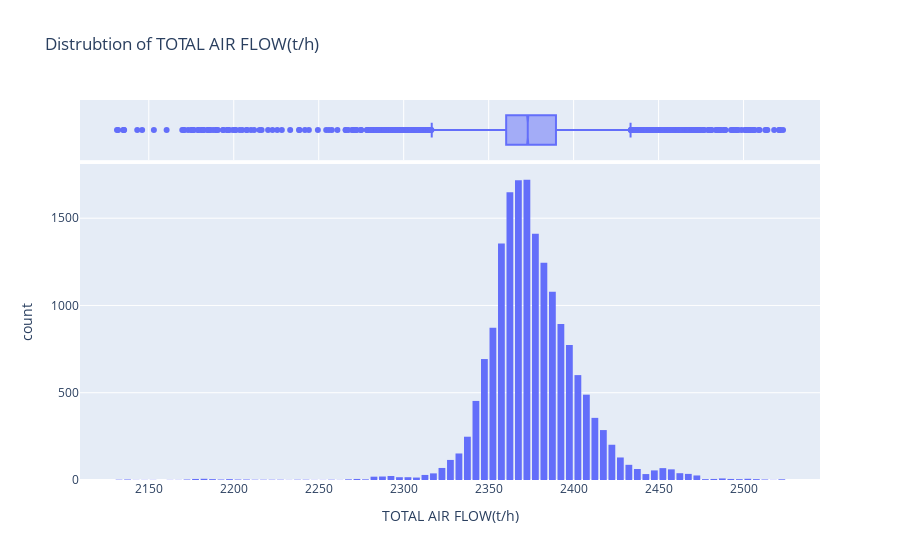

Notebook code cell kept with this figure:
### Code cell
fig = px.histogram(df,x='TOTAL AIR FLOW(t/h)',marginal='box',nbins = 100,title='Distrubtion of TOTAL AIR FLOW(t/h)')
fig.update_layout(bargap=0.2)
fig.show()

### Figure 1 — Plotly figure (JSON) as saved in the notebook; plotly's stock layout.template omitted (floating-point values rounded to 4 significant figures; data arrays with more than 128 entries replaced by an {"elided": "..."} marker saying what was removed)
{"data": [{"alignmentgroup": "True", "bingroup": "x", "hovertemplate": "TOTAL AIR FLOW(t/h)=%{x}<br>count=%{y}<extra></extra>", "legendgroup": "", "marker": {"color": "#636efa", "pattern": {"shape": ""}}, "name": "", "nbinsx": 100, "offsetgroup": "", "orientation": "v", "showlegend": false, "type": "histogram", "x": {"elided": "17280 float values"}, "xaxis": "x", "yaxis": "y"}, {"alignmentgroup": "True", "hovertemplate": "TOTAL AIR FLOW(t/h)=%{x}<extra></extra>", "legendgroup": "", "marker": {"color": "#636efa"}, "name": "", "notched": true, "offsetgroup": "", "showlegend": false, "type": "box", "x": {"elided": "17280 float values"}, "xaxis": "x2", "yaxis": "y2"}], "layout": {"bargap": 0.2, "barmode": "relative", "legend": {"tracegroupgap": 0}, "title": {"text": "Distrubtion of TOTAL AIR FLOW(t/h)"}, "xaxis": {"anchor": "y", "domain": [0, 1], "title": {"text": "TOTAL AIR FLOW(t/h)"}}, "xaxis2": {"anchor": "y2", "domain": [0, 1], "matches": "x", "showgrid": true, "showticklabels": false}, "yaxis": {"anchor": "x", "domain": [0, 0.8316], "title": {"text": "count"}}, "yaxis2": {"anchor": "x2", "domain": [0.8416, 1], "matches": "y2", "showgrid": false, "showline": false, "showticklabels": false, "ticks": ""}}}
